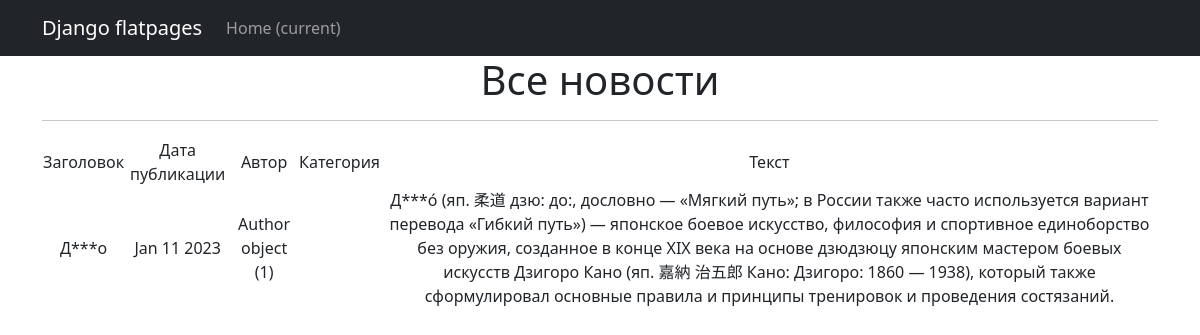
Screenshot of /news/2/ with the database file from the repository.
### news/models.py (models this page shows, shortened)
class Post(models.Model):
    news = 'NS'
    article = 'AR'
    CAT_CHOISE = [
        (news, 'новость'),
        (article, 'статья')
    ]
    author = models.ForeignKey(Author, on_delete=models.CASCADE)
    choise = models.CharField(max_length=2, choices=CAT_CHOISE, default=article)
    time = models.DateTimeField(auto_now_add=True)
    category = models.ManyToManyField(Category, through='PostCategory')
    title = models.CharField(max_length=128)
    text = models.TextField()
    rating = models.SmallIntegerField(default=0)

class Author(models.Model):
    user = models.OneToOneField(User, on_delete=models.CASCADE, null=True, )
    rating = models.SmallIntegerField(default=0)

### news/views.py (the view)
# urls.py: path('<int:pk>/', PostDetail.as_view(), name='post_detail'),
class PostDetail(DetailView):
    model = Post
    template_name = 'post.html'
    context_object_name = 'post'

### news/templatetags/custom_filters.py (called while the page is built)
@register.filter()
def censor(input_value: str):
    for stop_word in stop_list_words:
        while stop_word in input_value:
            stars_string = '*' * len(stop_word[1:len(stop_word) - 1])
            replace_string = stop_word.replace(stop_word[1:len(stop_word) - 1], stars_string)
            input_value = input_value.replace(stop_word, replace_string)
    return input_value

### templates/post.html (shortened to what this page needs)
{% extends 'flatpages/default.html' %}
{% load custom_filters %}
{% block content %}
   <h1>Все новости</h1>
   <hr>
       <table>
           <tr>
               <td>Заголовок</td>
               <td>Дата публикации</td>
               <td>Автор</td>
               <td>Категория</td>
               <td>Текст</td>
           </tr>
           <tr>
                <td>{{ post.title|censor }}</td>
               <td>{{ post.time|date:'M d Y' }}</td>
               <td>{{ post.author }}</td>
               <td>{{ postr.category }}</td>
               <td>{{ post.text|censor }}</td>
           </tr>
       </table>
{% endblock content %}

### rows the page displays
Post: title|censor "Д***о", time "Jan 11 2023", author "Author object (1)", text|censor "Д***о́ (яп. 柔道 дзю: до:, дословно — «Мягкий путь»; в России также часто используется вариант перевода «Гибкий путь») — японское боевое искусство, философия и спортивное единоборство без оружия, созданное в конце XIX века на основе дзюдзюцу японским мастером боевых искусств Дзигоро Кано (яп. 嘉納 治五郎 Кано: Дзигоро: 1860 — 1938), который также сформулировал основные правила и принципы тренировок и проведения состязаний."
